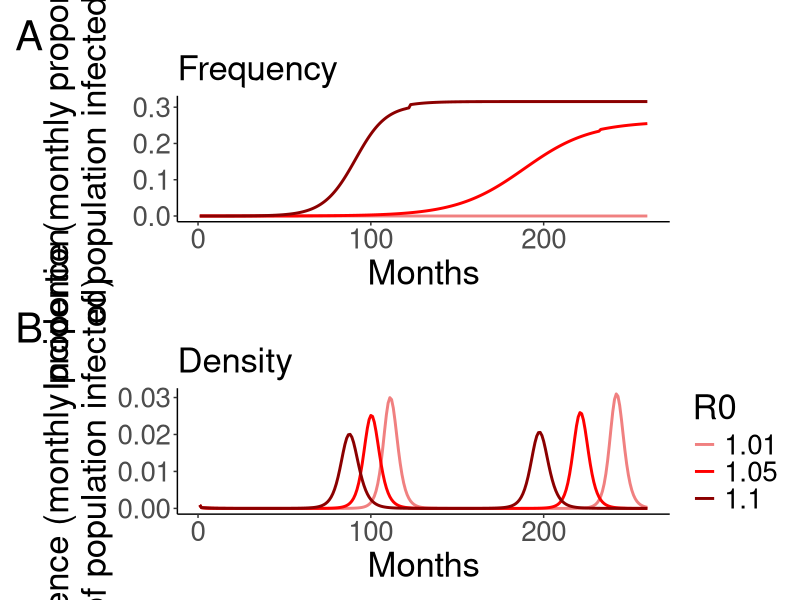

Write the R code that produced this figure.
## ---- chunk 1
library(patchwork)
library(tidyverse)
library(deSolve)
newtheme <- theme_classic() + theme(text = element_text(size = 25), panel.background = element_blank())

## ---- chunk 2
# models
SEI.rabies <- function(nu = 0.50, mu = 0.42, R0 = 1.2, sigma = (1/22.3*365),
                       gamma = (1/3.1*365), K = 20, START.S = 50000, 
                       START.E = 0, START.I = 2,
                       START.S.density = 15, START.I.density = 0.01, 
                       START.E.density = 0.00, years = 20, steps = 1/52, model = "frequency",...){
  
  ### Deterministic skeleton of models for rabies
  
  require(deSolve)
  
  times <- seq(from = 0, to = years, by = steps)
  
  ## Simple FDT model with complete disease-induced mortality
  if (model == "frequency"){
    
    START.N <- START.S + START.E + START.I
    
    beta = (R0*gamma*(sigma + mu))/sigma
      
      # This function models a time step for the SIR:
      dx.dt.SIR <- function(t, y, parms) {
        N <- y["S"] + y["E"] + y["I"] 
        S <- y["S"]
        E <- y["E"]
        I <- y["I"]
        
        # Calculate the change in Susceptible
        dS <-  parms["nu"]*(S + E) - parms["mu"]*S - parms["beta"]*S*I/N
        
        #Calculate the change in Exposed
        dE <- parms["beta"]*S*I/N - parms["mu"]*E - parms["sigma"]*E
        
        # Calculate the change in Infected
        dI <- parms["sigma"]*E - parms["gamma"]*I
        
        # Return a list with the changes in S, E, I, R at the current time step
        return(list(c(dS, dE, dI)))
      }
      
      # Create the parameter vector
      parms <- c(nu = nu, mu = mu, beta = beta, sigma = sigma, gamma = gamma)
      inits <- c(S = START.S, E = START.E, I = START.I)
  }
  
  ## Classical fox rabies model (widely used for dog rabies as well, adapted from Anderson et al. 1981)
  if (model == "density"){
    
    START.N.density <- START.S.density + START.I.density + START.E.density
    
    # the old school rabies model
    # This function models a time step for the SIR:
    dx.dt.SIR <- function(t, y, parms) {
      N <- y["S"] + y["I"] + y["E"]
      S <- y["S"]
      E <- y["E"]
      I <- y["I"]

      ## Calculate dmort and beta here from parms and plug them in
      dmort <- (parms["nu"] - parms["mu"])/parms["K"]
      beta <- (parms["R0"]*(parms["sigma"] + parms["nu"])*(parms["gamma"] + parms ["nu"]))/(parms["sigma"]*parms["K"])
      
      # Calculate the change in Susceptible
      dS <-  parms["nu"]*N - parms["mu"]*S - dmort*S - beta*S*I
      
      #Calculate the change in Exposed
      dE <- beta*S*I - parms["mu"]*E - dmort*N*E - parms["sigma"]*E
      
      # Calculate the change in Infected
      dI <- parms["sigma"]*E - parms["mu"]*I - dmort*N*I - parms["gamma"]*I
      
      # Return a list with the changes in S, E, I, R at the current time step
      return(list(c(dS, dE, dI)))
    }
    
    # Create the parameter vector
    parms <- c(nu = nu, mu = mu, R0 = R0, K = K, sigma = sigma, gamma = gamma)
    inits <- c(S = START.S.density, E = START.E.density, I = START.I.density)
  }
  
  # Run the ODE solver
  SIR.output <- lsoda(y = inits, 
                      times = times, 
                      func = dx.dt.SIR, 
                      parms = parms)
  SIR.output <- as.data.frame(SIR.output)
  SIR.output$N <- SIR.output$S + SIR.output$E + SIR.output$I
  return (SIR.output)
}

## Density dependent
ddt_1.01 <- SEI.rabies(R0 = 1.01, years = 20, model = "density")
ddt_1.01 <- data.frame(infected = unname(tapply(ddt_1.01$I, (seq_along(ddt_1.01$I)-1) %/% 4, sum)[1:260]),
                       pop = ddt_1.01$N[seq(1, 20*52, 4)], R0 = 1.01, trans = "Density")
ddt_1.1 <- SEI.rabies(R0 = 1.1, years = 20, model = "density")
ddt_1.1 <- data.frame(infected = unname(tapply(ddt_1.1$I, (seq_along(ddt_1.1$I)-1) %/% 4, sum)[1:260]),
                       pop = ddt_1.1$N[seq(1, 20*52, 4)], R0 = 1.1, trans = "Density")
ddt_1.05 <- SEI.rabies(R0 = 1.05, years = 20, model = "density")
ddt_1.05 <- data.frame(infected = unname(tapply(ddt_1.05$I, (seq_along(ddt_1.05$I)-1) %/% 4, sum)[1:260]),
                      pop = ddt_1.05$N[seq(1, 20*52, 4)], R0 = 1.05, trans = "Density")

ddt <- bind_rows(ddt_1.01, ddt_1.1, ddt_1.05)
ddt$time <- 1:260

ddt_plot <- ggplot(data = ddt, aes(x = time, y = infected/pop, group = R0, color = as.factor(R0))) + 
  geom_line(size = 1) +
  scale_color_manual(values = c("lightcoral", "red", "darkred"), name = "R0") +
  xlab("Months") +
  ylab("Incidence (monthly proportion \n of population infected)") +
  newtheme +
  labs(tag = "B", subtitle = "Density")

## Frequency dependent
fdt_1.01 <- SEI.rabies(R0 = 1.01, years = 20, model = "frequency")
fdt_1.01 <- data.frame(infected = unname(tapply(fdt_1.01$I, (seq_along(fdt_1.01$I)-1) %/% 4, sum)[1:260]),
                       pop = fdt_1.01$N[seq(1, 20*52, 4)], R0 = 1.01, trans = "Frequency")
fdt_1.1 <- SEI.rabies(R0 = 1.1, years = 20, model = "frequency")
fdt_1.1 <- data.frame(infected = unname(tapply(fdt_1.1$I, (seq_along(fdt_1.1$I)-1) %/% 4, sum)[1:260]),
                      pop = fdt_1.1$N[seq(1, 20*52, 4)], R0 = 1.1, trans = "Frequency")
fdt_1.05 <- SEI.rabies(R0 = 1.05, years = 20, model = "frequency")
fdt_1.05 <- data.frame(infected = unname(tapply(fdt_1.05$I, (seq_along(fdt_1.05$I)-1) %/% 4, sum)[1:260]),
                       pop = fdt_1.05$N[seq(1, 20*52, 4)], R0 = 1.05, trans = "Frequency")
fdt <- bind_rows(fdt_1.01, fdt_1.1, fdt_1.05)
fdt$time <- 1:260

fdt_plot <- ggplot(data = fdt, aes(x = time, y = infected/pop, group = R0, color = as.factor(R0))) + 
  geom_line(size = 1) +
  scale_color_manual(values = c("lightcoral", "red", "darkred"), name = "R0") +
  xlab("Months") +
  ylab("Incidence (monthly proportion \n of population infected)") +
  guides(colour = "none") +
  newtheme +
  labs(tag = "A", subtitle = "Frequency")
figS1 <- fdt_plot / ddt_plot

## ---- chunk 3
figS1
## ---- chunk 4
sessionInfo()
